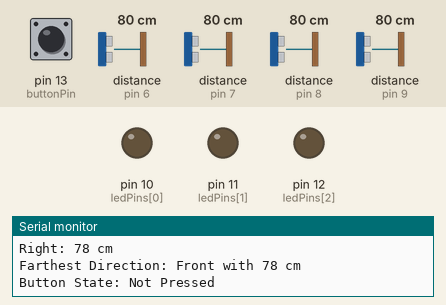
The sketch below on a simulated Arduino Uno, built with avr-gcc and run on an emulated ATmega328P. Shown: output pins drawn as LEDs (lit = HIGH), the last lines printed to the serial monitor. Wiring (inferred from the names in the program): 4 × ultrasonic range finder: trigger pin 2, echo pin 6 / trigger pin 3, echo pin 7 / trigger pin 4, echo pin 8 / trigger pin 5, echo pin 9. The test bench sets the inputs (shaded band); at power-on: pin 13 (buttonPin) HIGH, distance to the obstacle (sensors on pin 6, pin 7, pin 8, pin 9) 80 cm. The echo pulse lasts 58.3 µs per cm; pins used as bus, display or sensor lines are not drawn.

Above: at 1.8 s.
1.9 s: pin 13 (buttonPin) pulled LOW for 1.3 s
At 2.63 s:
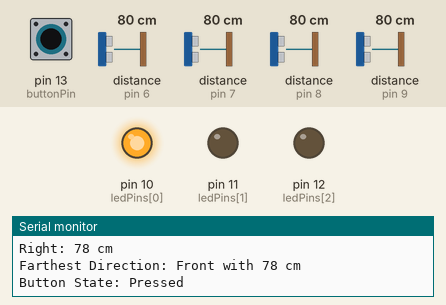
At 4.7 s:
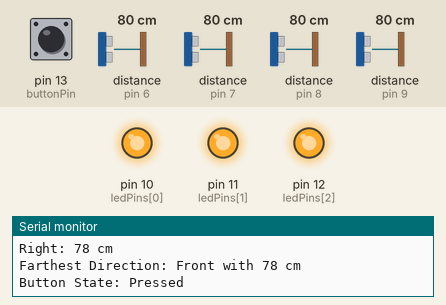
18.0 s: pin 13 (buttonPin) pulled LOW for 3.2 s
At 18.31 s:
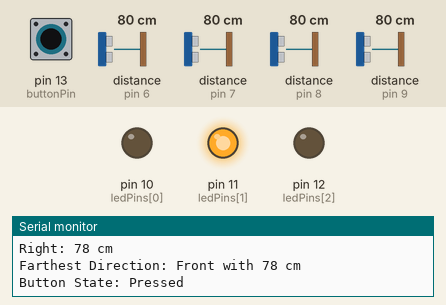
Timing chart, 0 to 22.3 s (numbered marks = the images above; inputs shaded):
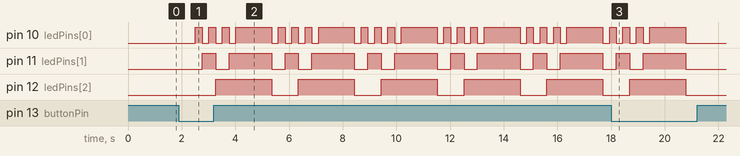

Measured:
- after the input at 1.9 s, pin 10 (ledPins[0]): LOW → HIGH after 0.61 s, then repeats every 3.1 s: 2 × (LOW 0.25 s, HIGH 0.25 s), LOW 0.25 s, HIGH 1.3 s, LOW 0.25 s, HIGH 0.25 s; pin 11 (ledPins[1]): LOW → HIGH after 0.86 s, then repeats every 3.1 s: LOW 0.50 s, HIGH 1.6 s, LOW 0.50 s, HIGH 0.50 s
- after the input at 18.0 s, pin 10 (ledPins[0]), pin 11 (ledPins[1]), pin 12 (ledPins[2]): goes on until 20.8 s, then stays LOW

The sketch:

UART_Test1.ino
```cpp
// Pin definitions for sonar sensors
const int trigPins[4] = {2, 3, 4, 5};  // Trig pins for Front, Back, Left, Right
const int echoPins[4] = {6, 7, 8, 9};  // Echo pins for Front, Back, Left, Right

// Pin definitions for LEDs
const int ledPins[3] = {10, 11, 12};    // 3 LEDs for binary counting

// Pin definition for button
const int buttonPin = 13;               // Button pin for pull-up input

// Sonar directions
const char* directions[4] = {"Front", "Back", "Left", "Right"};
int distances[4];                       // Array to store distances

// Button state
bool lastButtonState = HIGH;
bool buttonPressed = false;

void setup() {
  Serial.begin(9600);

  // Set up sonar pins
  for (int i = 0; i < 4; i++) {
    pinMode(trigPins[i], OUTPUT);
    pinMode(echoPins[i], INPUT);
  }

  // Set up LED pins
  for (int i = 0; i < 3; i++) {
    pinMode(ledPins[i], OUTPUT);
  }

  // Set up button pin as INPUT_PULLUP
  pinMode(buttonPin, INPUT_PULLUP);
}

void loop() {
  // Measure distances for all directions
  for (int i = 0; i < 4; i++) {
    distances[i] = measureDistance(trigPins[i], echoPins[i]);
  }

  // Find the direction with the farthest distance
  int maxDistance = distances[0];
  int maxIndex = 0;
  for (int i = 1; i < 4; i++) {
    if (distances[i] > maxDistance) {
      maxDistance = distances[i];
      maxIndex = i;
    }
  }

  // Output distances and farthest direction
  Serial.println("Distances:");
  for (int i = 0; i < 4; i++) {
    Serial.print(directions[i]);
    Serial.print(": ");
    Serial.print(distances[i]);
    Serial.println(" cm");
  }
  Serial.print("Farthest Direction: ");
  Serial.print(directions[maxIndex]);
  Serial.print(" with ");
  Serial.print(maxDistance);
  Serial.println(" cm");

  // Read button state
  bool buttonState = digitalRead(buttonPin);
  if (buttonState == LOW && lastButtonState == HIGH) {
    buttonPressed = !buttonPressed;  // Toggle button state
  }
  lastButtonState = buttonState;

  // Output button state
  Serial.print("Button State: ");
  Serial.println(buttonPressed ? "Pressed" : "Not Pressed");

  // Control LEDs in binary counting mode when button is pressed
  if (buttonPressed) {
    for (int i = 0; i < 8; i++) {  // Binary count from 0 to 7
      for (int j = 0; j < 3; j++) {
        digitalWrite(ledPins[j], (i >> j) & 1);
      }
      delay(250);
    }
  } else {
    // Turn off LEDs when button is not pressed
    for (int i = 0; i < 3; i++) {
      digitalWrite(ledPins[i], LOW);
    }
  }

  delay(1000);  // Delay before the next reading
}

// Function to measure distance using sonar sensor
int measureDistance(int trigPin, int echoPin) {
  digitalWrite(trigPin, LOW);
  delayMicroseconds(2);
  digitalWrite(trigPin, HIGH);
  delayMicroseconds(10);
  digitalWrite(trigPin, LOW);

  long duration = pulseIn(echoPin, HIGH);
  int distance = duration * 0.034 / 2;  // Convert duration to cm
  return distance;
}
```
